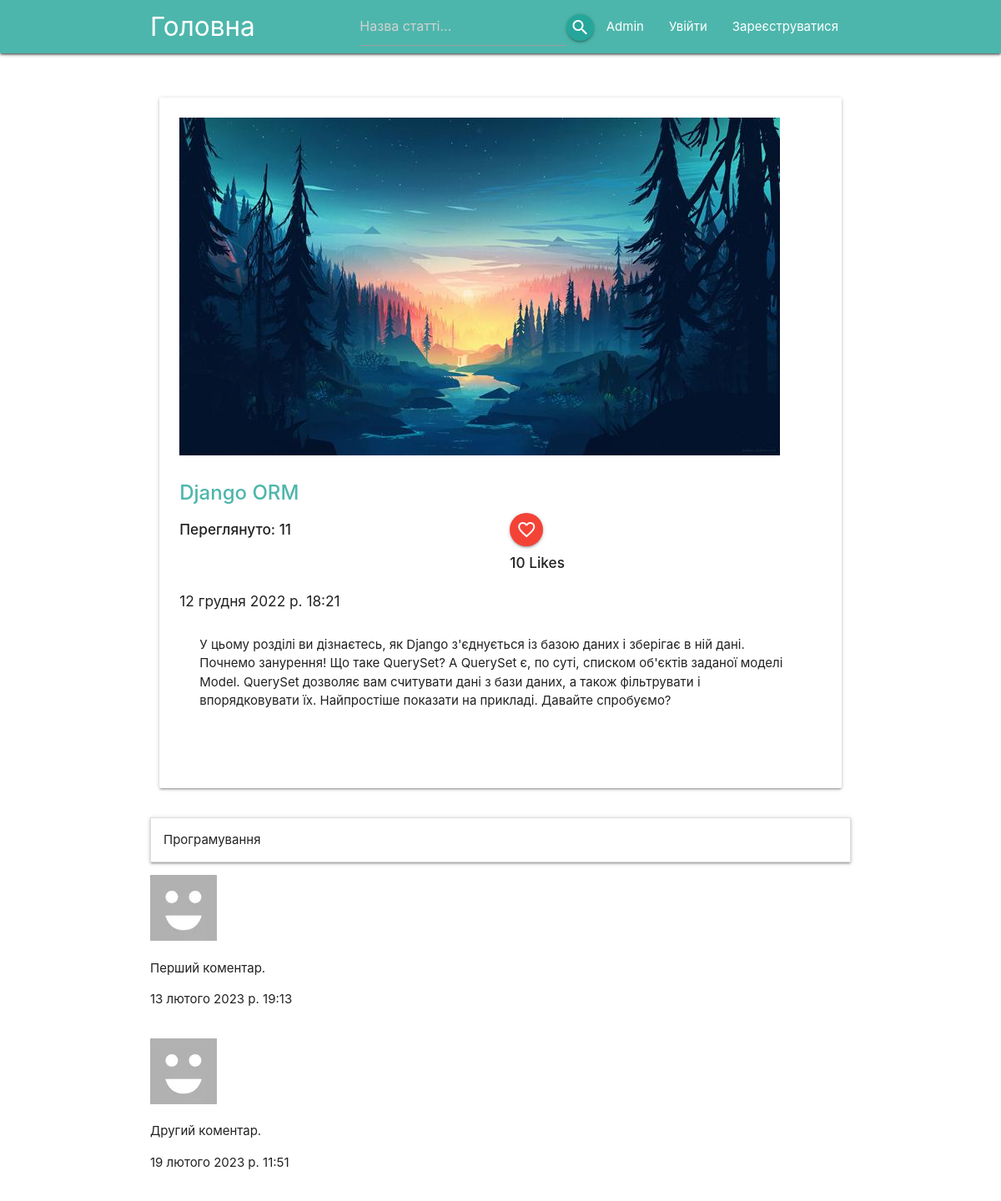
Page /django_orm/ on the committed database.
### blog/models.py (models this page shows, shortened)
class Post(models.Model):
    title = models.CharField(max_length=100)
    text = models.TextField()
    created_at = models.DateTimeField(default=timezone.now)
    post_slug = models.CharField(max_length=80, default='default_post')
    img = models.ImageField(default='blog/static/img/default.png',
                            height_field=None, upload_to='blog/static/img',
                            width_field=None, max_length=200,
                            verbose_name='Картинка для поста')
    views_number = models.ManyToManyField(User, related_name='views_rating', blank=True)
    likes = models.ManyToManyField(User, related_name='post_likes', blank=True)
    category = models.ForeignKey(Category, default=1, on_delete=models.SET_DEFAULT,
                                 verbose_name='Категорія')
    def get_views_number(self):
        return self.views_number.count()
    def get_likes_number(self):
        return self.likes.count()

class Category(models.Model):
    name = models.CharField(max_length=80)
    info = models.TextField(blank=True)
    category_slug = models.CharField(max_length=80, default='category_main')
    img = models.ImageField(default='default.png',
                            height_field=None,
                            upload_to='blog/static/img/categories',
                            width_field=None, max_length=200,
                            verbose_name='Картинка для категорії')
    class Meta:
        verbose_name_plural = "Категорії"

class Comment(models.Model):
    post = models.ForeignKey(Post, on_delete=models.CASCADE, related_name="comments")
    author = models.ForeignKey(User, on_delete=models.CASCADE)
    content = models.TextField()
    created_at = models.DateTimeField(default=timezone.now)
    def __str__(self):
        return self.content

class Profile(models.Model):
    user = models.OneToOneField(User, on_delete=models.CASCADE)
    avatar = models.ImageField(upload_to='blog/static/img/profiles',
                               default='blog/static/img/profiles/default.png',
                               verbose_name='Фото профілю')
    about = models.TextField(max_length=500, verbose_name='Про себе', blank=True)

### blog/views.py (the view)
# urls.py: path('<slug>/', views.slug_process),
def slug_process(request, slug):
    sidebar = Category.objects.all()
    categories = [c.category_slug for c in Category.objects.all()]
    if slug in categories:
        category_posts = Post.objects.filter(post_category__category_slug=slug)
        return render(request, "category.html", {
            'posts': category_posts,
            'sidebar': sidebar
        })
    post_slugs = [p.post_slug for p in Post.objects.all()]
    if slug in post_slugs:
        post = Post.objects.get(post_slug = slug)
        if request.user.is_authenticated:
            if not post.views_number.filter(id=request.user.id).exists():
                post.views_number.add(request.user)
        views = post.get_views_number()
        likes = post.get_likes_number()
        is_liked = post.likes.filter(id=request.user.id).exists()
        comments = Comment.objects.filter(post=post)
        form = get_comment_form(request, post)
        data_dict = { 'post': post,
                      'views_num': views,
                      'likes_num': likes,
                      'comment_form': form,
                      'comments': comments,
                      'is_liked': is_liked,
                      'sidebar': sidebar }
        return render(request, 'post_view.html', data_dict)

### blog/forms.py
class AddCommentForm(forms.ModelForm):
    content = forms.CharField(widget=forms.Textarea(attrs={'placeholder': 'Ваш коментар тут...',
                                                    'class': 'form-control'}))
    class Meta:
        model = Comment
        fields = ['content']

### blog/views.py (called while the page is built)
def get_comment_form(request, post):
    if request.method == "POST":
        form = AddCommentForm(request.POST)
        if form.is_valid():
            content = request.POST.get('content')
            comment = Comment.objects.create(post=post, author=request.user, content=content)
            comment.save()
        return redirect(f'/{post.post_slug}')
    else:
        form = AddCommentForm()
    return form

### blog/templates/post_view.html (shortened to what this page needs)
{% extends 'navbar.html' %}
    {% block content %}
    <br>
    <div class="container">
        {% if post %}
            <div class="row">
                <div class="col s12 l12">
                    <div class="card">
                        <div class="card-content">
                            <span text-align="center" display="block">
                                <img class="center-align responsive-img" src="/{{ post.img }}">
                            </span>
                            <br><br>
                            <span class="card-title">
                                <a class="teal-text text-lighten-2" href="/"><strong>{{ post.title }}</strong></a>
                            </span>
                            <div class='row'>
                                <div class="col s6 l6">
                                    <h6><strong>Переглянуто: {{ views_num }}</strong></h6>
                                </div>
                                <div class="col s6 l6">
                                    <button form="like" type="submit" class="btn-floating waves-effect waves-light red">
                                        {% if is_liked %}
                                            <i class="medium material-icons">favorite</i>
                                        {% else %}
                                            <i class="medium material-icons">favorite_border</i>
                                        {% endif %}
                                    </button>
                                    <h6><strong>{{ likes_num }} Like{{ likes_num|pluralize }}</strong></h6>
                                </div>
                            </div>
                            <h6>{{ post.created_at }}</h6>
                            <div class="card-content">{{ post.text }}</div>
                            <br><br>
                        </div>
                    </div>
                </div>
            </div>
            {% include "sidebar.html" %}
            {% for comment in comments %}
                <div class="row">
                    <img src="/{{ comment.author.profile.avatar }}">
                    <p>{{ comment }}</p>
                    <p>{{ comment.created_at }}</p>
                </div>
            {% endfor %}
        {% endif %}
    </div>
    {% endblock %}

### blog/templates/navbar.html (shortened to what this page needs)
{% load static %}
<!DOCTYPE HTML>
<html>
    <head>
      <link rel="stylesheet" href="https://cdnjs.cloudflare.com/ajax/libs/materialize/1.0.0/css/materialize.min.css">
    </head>
    <body>
      <div class="navbar-fixed">
        <nav>
          <div class="nav-wrapper teal lighten-2 z-depth-1">
            <div class="container">
              <a href="/" class="brand-logo">Головна</a>
              <ul id="nav-mobile" class="right hide-on-med-and-down">
                <li>
                  <form method=POST action="{% url 'search' %}" id="search_nav">
                    <input type="search" name="searchpost" placeholder="Назва статті...">
                  </form>
                </li>
                <li><button class="waves-effect btn-floating waves-light btn-small" form="search_nav" type="submit">
                  <i class="material-icons">search</i>
                </button></li>
                <li><a href="/admin">Admin</a></li>
                {% if not user.is_authenticated %}
                  <li><a href="/login">Увійти</a></li>
                  <li><a href="/register">Зареєструватися</a></li>
                {% else %}
                  <li><a href="/profile">Мій Профіль</a></li>
                  <li><a href="/logout">Вийти</a></li>
                {% endif %}
              </ul>
            </div>
          </div>
        </nav>
      </div>
      <br>
      {% block content %}
      {% endblock %}
    </body>
</html>

### blog/templates/sidebar.html (shortened to what this page needs)
<div class="col s12 l2 m2">
    <ul class="collapsible">
        {% for cat in sidebar %}
            <li>
                <div class="collapsible-header">{{ cat.name }}</div>
            </li>
        {% endfor %}
    </ul>
</div>

### rows in the picture
Post: img (picture), title "Django ORM", created_at "12 грудня 2022 р. 18:21", text "У цьому розділі ви дізнаєтесь, як Django з'єднується із базою даних і зберігає в ній дані. Почнемо занурення! Що таке QuerySet? A QuerySet є, по суті, списком об'єктів заданої моделі Model. QuerySet дозволяє вам считувати дані з бази даних, а також фільтрувати і впорядковувати їх. Найпростіше показати на прикладі. Давайте спробуємо?"
Category: name "Програмування"
Comment: author.profile.avatar (placeholder picture), content "Перший коментар.", created_at "13 лютого 2023 р. 19:13"
Comment: author.profile.avatar (placeholder picture), content "Другий коментар.", created_at "19 лютого 2023 р. 11:51"

### other values in the picture
{{ views_num }} "11"
{{ likes_num }} "10"
